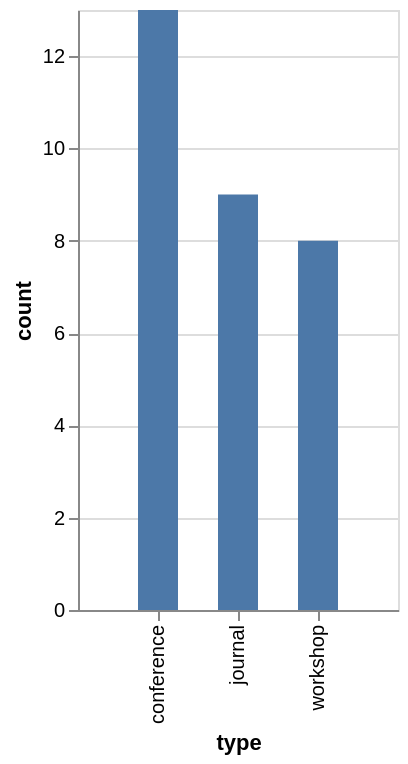

The Vega-Lite source for this figure:
### Vega-Lite specification from a JSON file in a GitHub repository (floating-point values rounded to 4 significant figures)
{"$schema": "https://vega.github.io/schema/vega-lite/v5.json", "description": "A bar chart with highlighting on hover and selecting on click. (Inspired by Tableau's interaction style.)", "data": {"values": [{"type": "conference", "count": 13}, {"type": "workshop", "count": 8}, {"type": "journal", "count": 9}]}, "mark": {"type": "bar", "size": 20}, "encoding": {"x": {"field": "type", "type": "ordinal", "scale": {"padding": 5}, "sort": "-y"}, "y": {"field": "count", "type": "quantitative", "stack": false}}}
